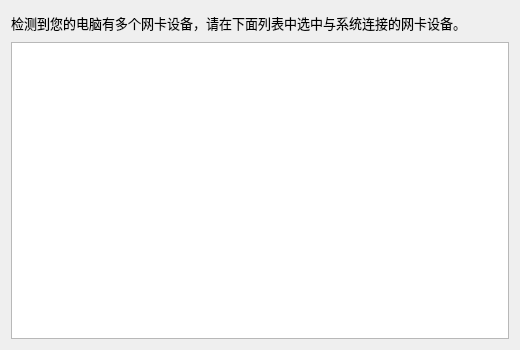
<?xml version="1.0" encoding="UTF-8"?>
<ui version="4.0">
 <class>SelectNetWork</class>
 <widget class="QDialog" name="SelectNetWork">
  <property name="geometry">
   <rect>
    <x>0</x>
    <y>0</y>
    <width>520</width>
    <height>350</height>
   </rect>
  </property>
  <property name="windowTitle">
   <string>请选中通讯网卡</string>
  </property>
  <layout class="QGridLayout" name="gridLayout">
   <item row="0" column="0">
    <widget class="QLabel" name="Label">
     <property name="minimumSize">
      <size>
       <width>0</width>
       <height>25</height>
      </size>
     </property>
     <property name="font">
      <font>
       <family>宋体</family>
       <pointsize>10</pointsize>
       <weight>50</weight>
       <bold>false</bold>
      </font>
     </property>
     <property name="lineWidth">
      <number>2</number>
     </property>
     <property name="text">
      <string>&lt;html&gt;&lt;head/&gt;&lt;body&gt;&lt;p&gt;检测到您的电脑有多个网卡设备，请在下面列表中选中与系统连接的网卡设备。&lt;/p&gt;&lt;/body&gt;&lt;/html&gt;</string>
     </property>
    </widget>
   </item>
   <item row="1" column="0">
    <widget class="QListView" name="ListView">
     <property name="font">
      <font>
       <family>宋体</family>
      </font>
     </property>
     <property name="editTriggers">
      <set>QAbstractItemView::NoEditTriggers</set>
     </property>
    </widget>
   </item>
  </layout>
 </widget>
 <resources/>
 <connections/>
</ui>
